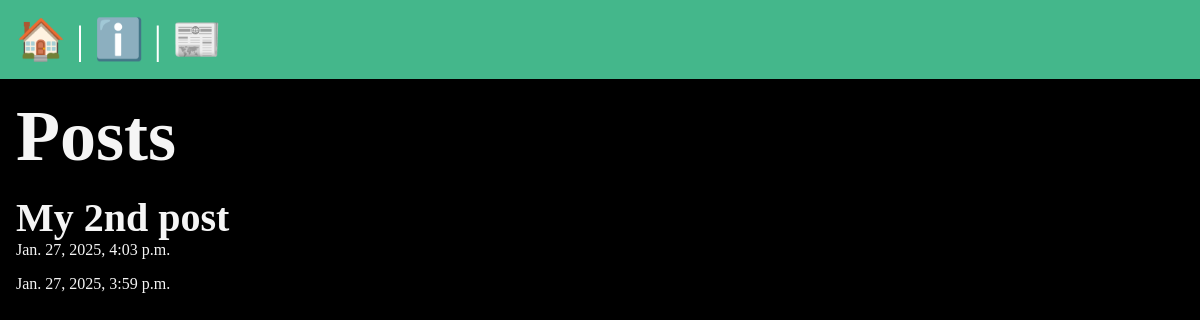
The app's page /posts/, older data.
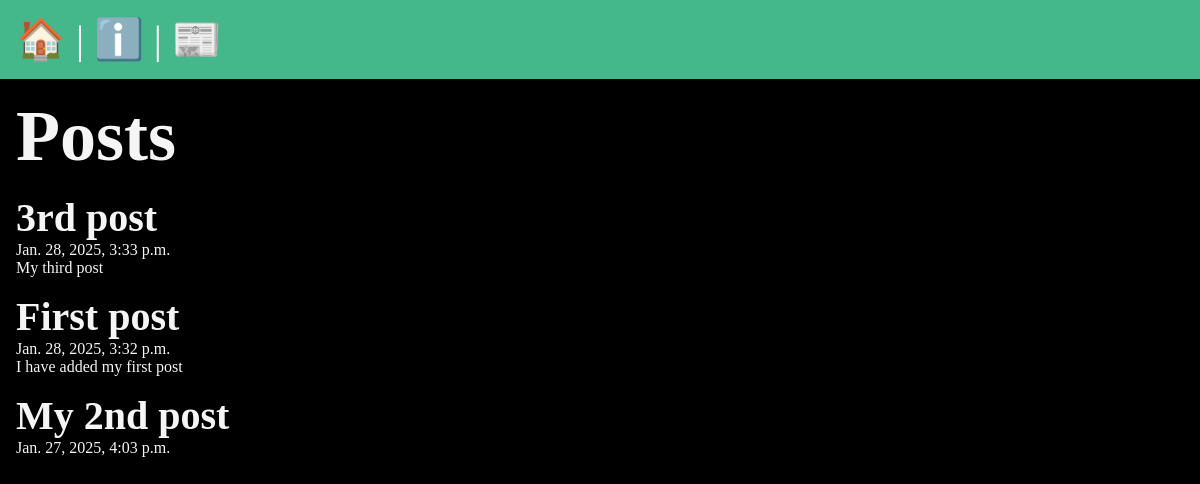
The same page, newer data.
### posts/models.py (models this page shows, shortened)
class Post(models.Model):
    title = models.CharField(max_length = 75)
    body = models.TextField()
    slug = models.SlugField()
    date = models.DateTimeField(auto_now=True)

### posts/views.py (the view)
# urls.py: path('', views.posts_list),
def posts_list(request):
    return render(request, 'posts/posts_list.html', {'posts': posts})

### posts/templates/posts/posts_list.html (shortened to what this page needs)
{% extends 'layout.html' %}
{% block content %}
<section>
    <h1>Posts</h1>
    {% for post in posts %}
        <article class="post">
            <h2>{{post.title}}</h2>
            <p>{{post.date}}</p>
            <p>{{post.body}}</p>
        </article>
    {% endfor %}
</section>
{% endblock %}

### templates/layout.html (shortened to what this page needs)
<!DOCTYPE html>
{% load static %}
<html lang="en">
<head>
    <link rel="stylesheet" href="{% static 'css/style.css' %}">
</head>
<body>
    <nav>
        <a href="http:/">🏠</a> |
        <a href="http:/about">ℹ️</a> |
        <a href="http:/posts">📰</a>
    </nav>
    <main>
        {% block content %}
        {% endblock %}
    </main>
</body>
</html>

Row changes from the older to the newer data that the page shows:
added Post: title "3rd post", date "Jan. 28, 2025, 3:33 p.m.", body "My third post"
changed Post: title (not shown) → "First post"; date "Jan. 27, 2025, 3:59 p.m." → "Jan. 28, 2025, 3:32 p.m."; body (not shown) → "I have added my first post"; moves up the list
